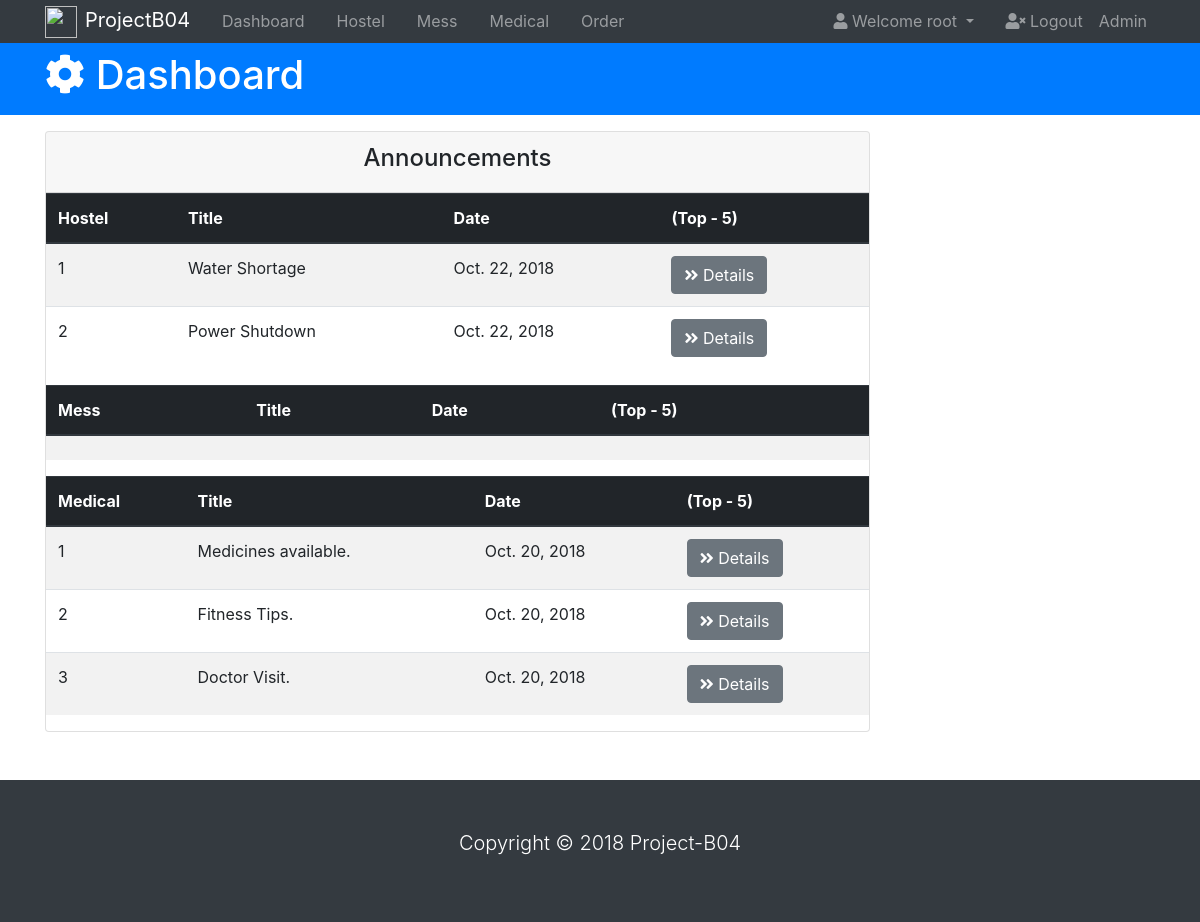
The page /dashboard/ (signed in) on the database its author committed.
### dashboard/models.py (models this page shows, shortened)
class HostelAnnouncements(models.Model):
    announcement_title = models.CharField(max_length=30, blank=True, null=True)
    announcement = models.CharField(max_length=100, blank=True, null=True)
    timestamp = models.DateTimeField(blank=True, null=True)
    created_at = models.DateField(blank=True, null=True)
    created_by = models.CharField(max_length=45, blank=True, null=True)
    modified_at = models.DateField(blank=True, null=True)
    modified_by = models.CharField(max_length=45, blank=True, null=True)

class MedicalAnnouncements(models.Model):
    announcement_title = models.CharField(max_length=30, blank=True, null=True)
    announcement = models.CharField(max_length=100, blank=True, null=True)
    timestamp = models.DateTimeField(blank=True, null=True)
    created_at = models.DateField(blank=True, null=True)
    created_by = models.CharField(max_length=45, blank=True, null=True)
    modified_at = models.DateField(blank=True, null=True)
    modified_by = models.CharField(max_length=45, blank=True, null=True)

### dashboard/views.py (the view)
@login_required
def dashboard_index(request):
    hostel_announcements = list(HostelAnnouncements.objects.all())
    hostel_announcements.sort(key = lambda a: a.timestamp, reverse = True)
    mess_announcements = list(MessAnnouncements.objects.all())
    mess_announcements.sort(key = lambda a: a.timestamp, reverse = True)
    medical_announcements = list(MedicalAnnouncements.objects.all())
    medical_announcements.sort(key = lambda a: a.timestamp, reverse = True)
    return render(request, 'dashboard/index.html', {
    'hostel_announcements': hostel_announcements,
    'mess_announcements': mess_announcements,
    'medical_announcements': medical_announcements
    })

### dashboard/templates/dashboard/index.html (shortened to what this page needs)
<!DOCTYPE html>
<html lang="en">
<head>
  <link rel="stylesheet" href="https://use.fontawesome.com/releases/v5.0.13/css/all.css"
>
  <link rel="stylesheet" href="https://stackpath.bootstrapcdn.com/bootstrap/4.1.1/css/bootstrap.min.css"
>
</head>
<body>
  <nav class="navbar navbar-expand-sm navbar-dark bg-dark p-0">
    <div class="container">
      <a href="index.html" class="navbar-brand"> <img src="https://upload.wikimedia.org/wikipedia/en/thumb/4/49/IIIT_Sri_City_Logo.png/220px-IIIT_Sri_City_Logo.png" style="width: 32px; height: 32px; margin-right: 8px;">ProjectB04</a>
      <div class="collapse navbar-collapse" id="navbarCollapse">
        <ul class="navbar-nav">
          <li class="nav-item px-2">
            <a href="{% url 'dashboard:dashboard_index' %}" class="nav-link">Dashboard</a>
          </li>
          <li class="nav-item px-2">
            <a href="hostel.html" class="nav-link">Hostel</a>
          </li>
          <li class="nav-item px-2">
            <a href="mess.html" class="nav-link">Mess</a>
          </li>
          <li class="nav-item px-2">
            <a href="medical.html" class="nav-link">Medical</a>
          </li>
          <li class="nav-item px-2">
            <a href="{% url 'orders:orders_index' %}" class="nav-link">Order</a>
          </li>
        </ul>
        <ul class="navbar-nav ml-auto">
          <li class="nav-item dropdown mr-3">
            <a href="#" class="nav-link dropdown-toggle" data-toggle="dropdown">
              <i class="fas fa-user"></i> Welcome {{request.user}}
            </a>
          </li>
          <li class="nav-item">
            <a href="{% url 'accounts:student_logout' %}" class="nav-link">
              <i class="fas fa-user-times"></i> Logout
            </a>
          </li>
          <li class="nav-item">
            <a href="{% url 'admin:index' %}" class="nav-link">
               Admin
            </a>
          </li>
        </ul>
      </div>
    </div>
  </nav>
  <header id="main-header" class="py-2 bg-primary text-white">
    <div class="container">
      <div class="row">
        <div class="col-md-6">
          <h1>
            <i class="fas fa-cog"></i> Dashboard</h1>
        </div>
      </div>
    </div>
  </header>
  <section id="posts">
    <center><div class="container">
      <div class="row">
        <div class="col-md-9">
          <div class="card">
            <div class="card-header">
              <h4>Announcements</h4>
            </div>
            <table class="table table-striped">
              <thead class="thead-dark">
                <tr>
                  <th>Hostel</th>
                  <th>Title</th>
                  <th>Date</th>
                  <th>(Top - 5)</th>
                </tr>
              </thead>
              <tbody>
                {% if hostel_announcements %}
                  {% for data in hostel_announcements %}
                  <tr>
                    <td>{{ forloop.counter }}</td>
                    <td>{{data.announcement_title}}</td>
                    <td>{{data.created_at}}</td>
                    <td><a href="{% url 'dashboard:announcement_detail' 1 data.pk %}" class="btn btn-secondary" target="{{ forloop.counter }}">
                      <i class="fas fa-angle-double-right"></i> Details
                    </a></td>
                  </tr>
                  {% endfor %}
                  {% else %}
                  <td></td>
                  <td></td>
                  <td></td>
                  <td></td>
                {% endif %}
              </tbody>
            </table>
            <table class="table table-striped">
              <thead class="thead-dark">
                <tr>
                  <th>Mess</th>
                  <th>Title</th>
                  <th>Date</th>
                  <th>(Top - 5)</th>
                </tr>
              </thead>
              <tbody>
                {% if mess_announcements %}
                  {% for data in mess_announcements %}
                  <tr>
                    <td>{{ forloop.counter }}</td>
                    <td>{{data.announcement_title}}</td>
                    <td>{{data.created_at}}</td>
                    <td><a href="{% url 'dashboard:announcement_detail' 2 data.pk %}" class="btn btn-secondary" target="{{ forloop.counter }}">
                      <i class="fas fa-angle-double-right"></i> Details
                    </a></td>
                  </tr>
                  {% endfor %}
                  {% else %}
                  <td></td>
                  <td></td>
                  <td></td>
                  <td></td>
                {% endif %}
              </tbody>
            </table>
            <table class="table table-striped">
              <thead class="thead-dark">
                <tr>
                  <th>Medical</th>
                  <th>Title</th>
                  <th>Date</th>
                  <th>(Top - 5)</th>
                </tr>
              </thead>
              <tbody>
                {% if medical_announcements %}
                  {% for data in medical_announcements %}
                  <tr>
                    <td>{{ forloop.counter }}</td>
                    <td>{{data.announcement_title}}</td>
                    <td>{{data.created_at}}</td>
                    <td><a href="{% url 'dashboard:announcement_detail' 3 data.pk %}" class="btn btn-secondary" target="{{ forloop.counter }}">
                      <i class="fas fa-angle-double-right"></i> Details
                    </a></td>
                  </tr>
                  {% endfor %}
                  {% else %}
                  <td></td>
                  <td></td>
                  <td></td>
                  <td></td>
                {% endif %}
              </tbody>
            </table>
          </div>
        </div>
      </div>
    </div>
  </center>
  </section>
  <footer id="main-footer" class="bg-dark text-white mt-5 p-5">
    <div class="container">
      <div class="row">
        <div class="col">
          <p class="lead text-center">
            Copyright &copy;
            <span id="year"></span>
            Project-B04
          </p>
        </div>
      </div>
    </div>
  </footer>
</body>
</html>

### rows shown on the page
HostelAnnouncements: announcement_title "Water Shortage", created_at "Oct. 22, 2018"
HostelAnnouncements: announcement_title "Power Shutdown", created_at "Oct. 22, 2018"
MedicalAnnouncements: announcement_title "Medicines available.", created_at "Oct. 20, 2018"
MedicalAnnouncements: announcement_title "Fitness Tips.", created_at "Oct. 20, 2018"
MedicalAnnouncements: announcement_title "Doctor Visit.", created_at "Oct. 20, 2018"

### other values the page prints
{{ request.user }} "root"
